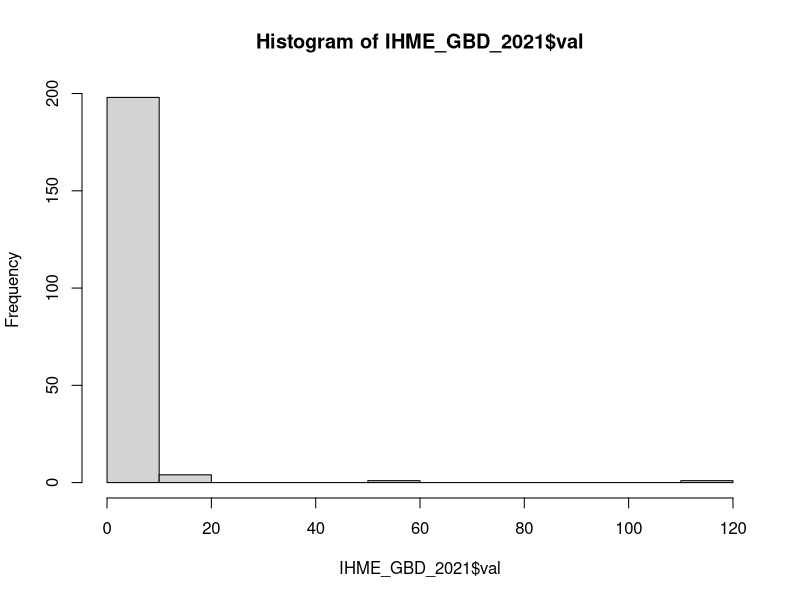

This chart was generated by the following R code:
# cartogram of deaths from terrorism and conflict

library(readr)

library(dplyr)

IHME_GBD_2021 <- read_csv("violence/IHME-GBD_2021_DATA-cc46c092-1/IHME-GBD_2021_DATA-cc46c092-1.csv")

IHME_GBD_2021 <- IHME_GBD_2021 %>% 
  filter(measure_name == "Deaths") %>%
  filter(cause_name == "Conflict and terrorism") %>%
  filter(metric_name == "Rate")

summary(IHME_GBD_2021$val)

hist(IHME_GBD_2021$val)

names(IHME_GBD_2021)